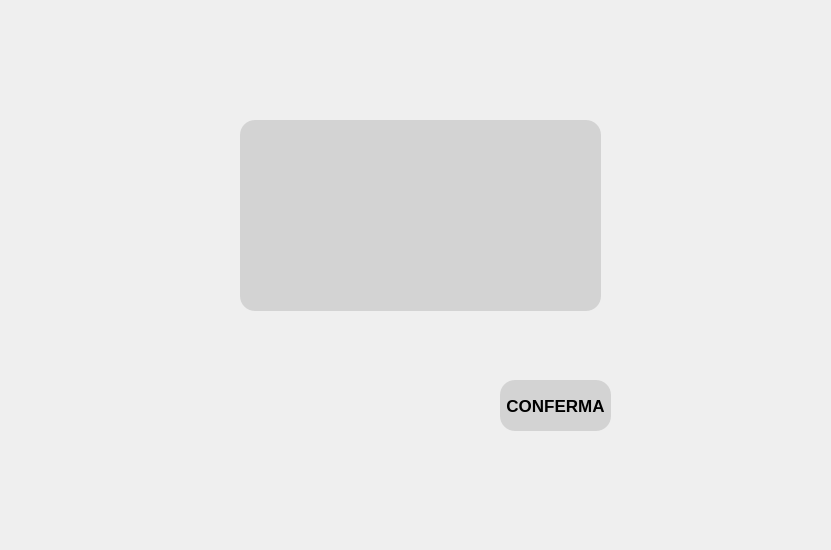
<?xml version="1.0" encoding="UTF-8"?>
<ui version="4.0">
 <class>Form</class>
 <widget class="QWidget" name="Form">
  <property name="geometry">
   <rect>
    <x>0</x>
    <y>0</y>
    <width>831</width>
    <height>550</height>
   </rect>
  </property>
  <property name="minimumSize">
   <size>
    <width>831</width>
    <height>550</height>
   </size>
  </property>
  <property name="maximumSize">
   <size>
    <width>831</width>
    <height>550</height>
   </size>
  </property>
  <property name="windowTitle">
   <string>Inserisci Nuovo Iscritto</string>
  </property>
  <widget class="QLabel" name="label">
   <property name="geometry">
    <rect>
     <x>0</x>
     <y>0</y>
     <width>831</width>
     <height>550</height>
    </rect>
   </property>
   <property name="text">
    <string/>
   </property>
   <property name="pixmap">
    <pixmap>InserimentoNuovoIscritto (2).png</pixmap>
   </property>
  </widget>
  <widget class="QPushButton" name="button_conferma">
   <property name="geometry">
    <rect>
     <x>500</x>
     <y>380</y>
     <width>111</width>
     <height>51</height>
    </rect>
   </property>
   <property name="font">
    <font>
     <family>Arial</family>
     <pointsize>13</pointsize>
     <bold>true</bold>
    </font>
   </property>
   <property name="styleSheet">
    <string notr="true">color: black;
background-color: lightgrey;
border-radius: 15px;</string>
   </property>
   <property name="text">
    <string>CONFERMA</string>
   </property>
  </widget>
  <widget class="QWidget" name="verticalLayoutWidget">
   <property name="geometry">
    <rect>
     <x>240</x>
     <y>120</y>
     <width>361</width>
     <height>191</height>
    </rect>
   </property>
   <layout class="QVBoxLayout" name="verticalLayout">
    <item>
     <widget class="QListView" name="list_view">
      <property name="font">
       <font>
        <family>Arial</family>
       </font>
      </property>
      <property name="styleSheet">
       <string notr="true">color: black;
background-color: lightgrey;
border-radius: 15px;</string>
      </property>
     </widget>
    </item>
   </layout>
  </widget>
 </widget>
 <resources>
  <include location="InserimentoNuovoIscritto.qrc"/>
 </resources>
 <connections/>
</ui>
